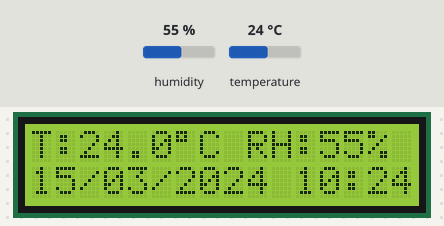
A sketch run on a simulated ESP8266 (NodeMCU). Shown: 16×2 character LCD. The test bench sets the inputs (shaded band); at power-on: humidity 55 %, temperature 24 °C. WiFi joins after 1.5 s; servers stay silent unless stated; uploads are accepted with an empty reply; the local clock reads 2024-03-15 10:24:30 at power-on unless the sketch sets it; web services answer with replies made up by the test bench; what the sketch prints to the serial monitor is not drawn.

Above: at 4.9 s.
5.0 s: humidity set to 22 %
At 7.0 s:
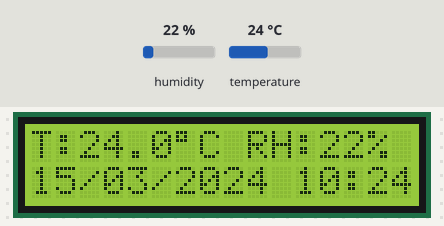
7.4 s: temperature set to 12 °C
At 8.4 s:
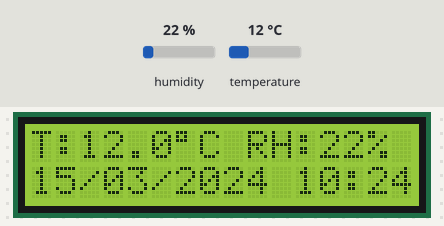
9.6 s: humidity set to 40 %
At 11.2 s:
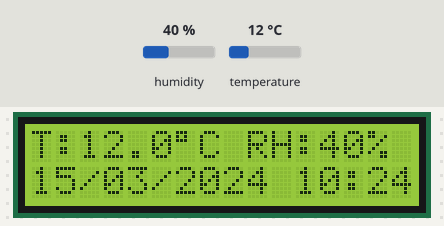
11.8 s: temperature set to 19 °C
At 12.7 s:
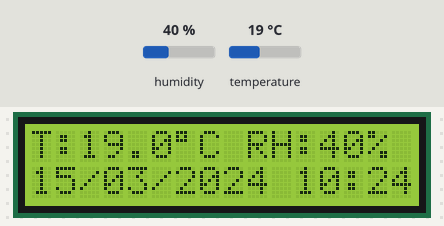
Timing chart, 0 to 14.8 s (numbered marks = the images above; inputs shaded):
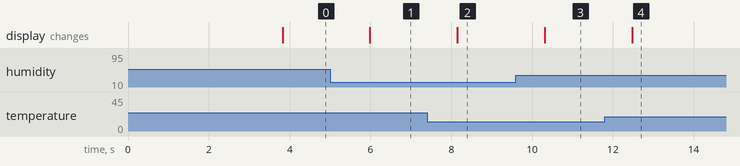

Measured:
- after the input at 5.0 s, the display: changes after 0.99 s (image 1)
- after the input at 7.4 s, the display: changes after 0.75 s (image 2)
- after the input at 9.6 s, the display: changes after 0.72 s (image 3)
- after the input at 11.8 s, the display: changes after 0.68 s (image 4)

The sketch:

ServerSHT40_250627_2150.ino
```cpp
//SHT40 ESP266 LCD16x2 + RH + Telegram RH + Hourly Time
#include <Adafruit_SHT4x.h>
#include <ESP8266WiFi.h>
#include <WiFiClientSecure.h>
#include <time.h>
#include <Wire.h>
#include <LiquidCrystal_I2C.h>
#include <WiFiManager.h>

// -------------------- Google Sheet --------------------
#define GSHEET_URL "https://script.google.com/macros/s/AKfycbw9rd4NicSGTlg2-uuP2cfq73wnNhKeixVGcIUte1iTT-5pijdgeaYQiqotdYSqZ67JHg/exec?sheetId=1bdzraltDO3EhQxMEAKAyuqCRWRm5RRMpXfe_mr96kkk"
#define SHEET_NAME "Server1"

// -------------------- Telegram --------------------
#define TELEGRAM_BOT_TOKEN "7738784953:AAFbwR8LDIEbwc30OnZbufRqvGyMXweZ8HQ"
#define TELEGRAM_CHAT_ID "-1002453912581"
//#define TELEGRAM_BOT_TOKEN "8033360987:AAGCehFEygzGkC2vad_UXIVTPX_Mzxj-bEg"
//#define TELEGRAM_CHAT_ID "7266215306"

// -------------------- SHT40 Sensor --------------------
Adafruit_SHT4x sht4 = Adafruit_SHT4x();

// -------------------- LCD I2C --------------------
#define I2C_SDA D6   // GPIO12
#define I2C_SCL D1   // GPIO5
#define LCD_ADDRESS 0x27
#define LCD_COLS    16
#define LCD_ROWS    2
LiquidCrystal_I2C lcd(LCD_ADDRESS, LCD_COLS, LCD_ROWS);

unsigned long lastLcdUpdate = 0;
const unsigned long lcdUpdateInterval = 1000;

float lcdTemp = NAN;
float lcdHumidity = NAN;
unsigned long lastLcdTempRead = 0;
const unsigned long lcdTempReadInterval = 1000;

const unsigned long normalInterval = 300000;
const unsigned long alertInterval  = 60000;
unsigned long lastSensorTime = 0;
unsigned long lastTelegramTime = 0;

float latestTemp = NAN;
float latestHumidity = NAN;

const long gmtOffset_sec = 7 * 3600;
const int daylightOffset_sec = 0;

int lastNotifiedHour = -1;
bool wasOutOfRange = false;

String centerText(String text, int width) {
  int len = text.length();
  if (len >= width) return text.substring(0, width);
  int left = (width - len) / 2;
  int right = width - len - left;
  String spaces = "";
  for (int i = 0; i < left; i++) spaces += " ";
  String spacesR = "";
  for (int i = 0; i < right; i++) spacesR += " ";
  return spaces + text + spacesR;
}

void showOnLCD(float temp, float rh, struct tm* timeinfo) {
  lcd.clear();
  String line1 = "T:" + String(temp, 1) + (char)223 + "C RH:" + String(rh, 0) + "%";
  lcd.setCursor(0, 0);
  lcd.print(centerText(line1, 16));

  String line2 = "";
  if (timeinfo != NULL) {
    if (timeinfo->tm_mday < 10) line2 += "0";
    line2 += String(timeinfo->tm_mday) + "/";
    if (timeinfo->tm_mon+1 < 10) line2 += "0";
    line2 += String(timeinfo->tm_mon+1) + "/";
    line2 += String(timeinfo->tm_year + 1900);
    line2 += " ";
    if (timeinfo->tm_hour < 10) line2 += "0";
    line2 += String(timeinfo->tm_hour) + ":";
    if (timeinfo->tm_min < 10) line2 += "0";
    line2 += String(timeinfo->tm_min);
  } else {
    line2 = "No Time";
  }
  lcd.setCursor(0, 1);
  lcd.print(centerText(line2, 16));
}

String formatTempRhMessage(float temp, float rh) {
  return "อุณหภูมิ " + String(temp, 1) + "°C\nความชื้นสัมพัทธ์ " + String(rh, 1) + "%";
}

String formatHourText(struct tm* t) {
  String h = (t->tm_hour < 10 ? "0" : "") + String(t->tm_hour);
  String m = (t->tm_min < 10 ? "0" : "") + String(t->tm_min);
  return h + "." + m + " น.";
}

void connectToWiFi() {
  WiFiManager wifiManager;
  if (!wifiManager.autoConnect("ServerRoom1 Setup")) {
    lcd.clear();
    lcd.setCursor(0, 0);
    lcd.print(centerText("Connect WiFi:", 16));
    lcd.setCursor(0, 1);
    lcd.print(centerText("Server1-Setup", 16));
    delay(2000);

    lcd.clear();
    lcd.setCursor(0, 0);
    lcd.print(centerText("ใช้มือถือเชื่อม", 16));
    lcd.setCursor(0, 1);
    lcd.print(centerText("WiFi: Server1-Setup", 16));
    delay(4000);

    ESP.restart();
  }
  Serial.println("WiFi Connected!");
}

bool readSensor() {
  sensors_event_t humidity, temp;
  if (sht4.getEvent(&humidity, &temp)) {
    latestTemp = temp.temperature;
    latestHumidity = humidity.relative_humidity;
    Serial.print("Sensor reading -> Temp: ");
    Serial.print(latestTemp);
    Serial.print(" °C | RH: ");
    Serial.print(latestHumidity);
    Serial.println(" %");
    return true;
  } else {
    Serial.println("Sensor read error");
    return false;
  }
}

bool recordToSheet(float temp, float rh) {
  WiFiClientSecure client;
  client.setInsecure();
  String url = String(GSHEET_URL) + "&sheetName=" + SHEET_NAME + "&temp=" + String(temp, 1) + "&hum=" + String(rh, 1);
  if (!client.connect("script.google.com", 443)) return false;
  client.print(String("GET ") + url + " HTTP/1.1\r\nHost: script.google.com\r\nConnection: close\r\n\r\n");
  while (!client.available()) delay(10);
  while (client.available()) client.read();
  client.stop();
  return true;
}

bool sendTelegramMsg(String message) {
  message.replace(" ", "%20");
  message.replace("\n", "%0A");
  WiFiClientSecure client;
  client.setInsecure();
  String url = "https://api.telegram.org/bot" + String(TELEGRAM_BOT_TOKEN) + "/sendMessage?chat_id=" + String(TELEGRAM_CHAT_ID) + "&text=" + message;
  if (!client.connect("api.telegram.org", 443)) return false;
  client.print(String("GET ") + url + " HTTP/1.1\r\nHost: api.telegram.org\r\nConnection: close\r\n\r\n");
  while (!client.available()) delay(10);
  while (client.available()) client.read();
  client.stop();
  return true;
}

void setup() {
  Serial.begin(115200);
  Wire.begin(I2C_SDA, I2C_SCL);
  lcd.init();
  lcd.backlight();
  lcd.clear();
  lcd.setCursor(0, 0);
  lcd.print(centerText("Server1 Booting", 16));
  lcd.setCursor(0, 1);
  lcd.print(centerText("Booting...", 16));
  delay(1500);

  connectToWiFi();
  configTime(gmtOffset_sec, daylightOffset_sec, "pool.ntp.org", "time.nist.gov");
  sht4.begin();

  bool validRead = false;
  for (int i = 0; i < 10 && !validRead; i++) {
    validRead = readSensor();
    if (!validRead) delay(1000);
  }
  if (validRead) recordToSheet(latestTemp, latestHumidity);

  lastSensorTime = millis();
  lastTelegramTime = millis();

  time_t now = time(nullptr);
  struct tm* timeinfo = localtime(&now);
  String startMsg = "โปรแกรมวัดอุณหภูมิและความชื้น Server Room 1 เริ่มทำงาน\n";
  if (timeinfo) {
    startMsg += "⏰ เวลา ณ " + formatHourText(timeinfo) + "\n";
  } else {
    startMsg += "⏰ เวลา ไม่ทราบ\n";
  }
  startMsg += formatTempRhMessage(latestTemp, latestHumidity);
  sendTelegramMsg(startMsg);
}

void loop() {
  unsigned long currentMillis = millis();
  time_t now = time(nullptr);
  struct tm* timeinfo = localtime(&now);

  if (millis() - lastLcdTempRead > lcdTempReadInterval) {
    readSensor();
    lcdTemp = latestTemp;
    lcdHumidity = latestHumidity;
    lastLcdTempRead = millis();
  }

  bool outOfRangeNow = (latestTemp < 15 || latestTemp > 25);
  unsigned long useInterval = outOfRangeNow ? alertInterval : normalInterval;

  if (currentMillis - lastSensorTime >= useInterval) {
    if (readSensor()) {
      recordToSheet(latestTemp, latestHumidity);
    }
    lastSensorTime = currentMillis;
  }

  if (!timeinfo) return;

  if (outOfRangeNow) {
    if (currentMillis - lastTelegramTime >= 60000) {
      String msg = wasOutOfRange
        ? "Server Room 1 ยังคงนอกช่วงค่ะ\n"
        : "😱 ALERT: Server Room 1 อุณหภูมินอกช่วง!\n\n";
      msg += formatTempRhMessage(latestTemp, latestHumidity);
      sendTelegramMsg(msg);
      wasOutOfRange = true;
      lastTelegramTime = currentMillis;
    }
  } else {
    if (wasOutOfRange) {
      sendTelegramMsg("😊 ตอนนี้อุณหภูมิ Server Room 1 กลับมาอยู่ในช่วงปกติแล้ว\n" + formatTempRhMessage(latestTemp, latestHumidity));
      wasOutOfRange = false;
      lastTelegramTime = currentMillis;
    } else if (timeinfo->tm_min == 0 && timeinfo->tm_sec < 10 && lastNotifiedHour != timeinfo->tm_hour) {
      sendTelegramMsg("🕒 Hourly Update Server Room 1 เวลา " + formatHourText(timeinfo) + "\n\n" + formatTempRhMessage(latestTemp, latestHumidity));
      lastNotifiedHour = timeinfo->tm_hour;
    }
  }

  if (millis() - lastLcdUpdate > lcdUpdateInterval) {
    showOnLCD(lcdTemp, lcdHumidity, timeinfo);
    lastLcdUpdate = millis();
  }
}
```
